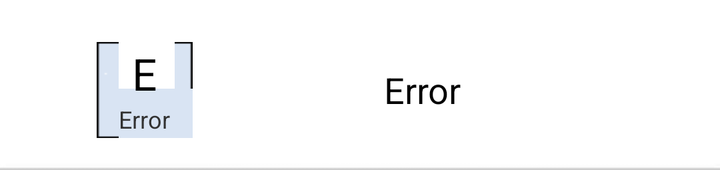
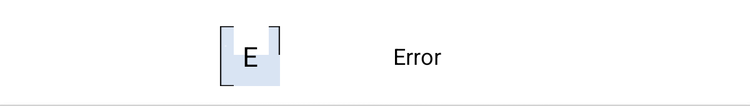

One screen, two layout resources from the same app: the default and the repository's alternative for another configuration. Each is rendered where Android would select it; the XML of both is given below.
<!-- AndroidManifest.xml: application theme android:Theme.Holo.Light -->
<!-- res/layout/fila_libro.xml -->
<?xml version="1.0" encoding="utf-8"?>
<TableRow xmlns:android="http://schemas.android.com/apk/res/android"
    android:id="@+id/tableRow_libro"
    android:layout_width="fill_parent"
    android:layout_height="80dp"
    android:layout_marginTop="5dp"
    android:gravity="center"
    android:clickable="true"
   	android:longClickable="true"
   	android:background="@drawable/activated_background_holo_light"  >

	<LinearLayout
                    android:layout_width="fill_parent"
                    android:layout_height="fill_parent"
                    android:gravity="center" >

		

		<LinearLayout
		    android:id="@+id/layout_dia"
		    android:layout_width="48dp"
		    android:layout_height="48dp"
		    android:background="@drawable/fondo_dia"
		    android:gravity="center"
		    android:layout_marginRight="15dp"
		    android:orientation="vertical" >
		    
		    
		    <ImageView
			    android:id="@+id/imageView_okey"
			    android:layout_width="wrap_content"
			    android:layout_height="wrap_content"
			    android:visibility="gone"
			    android:contentDescription="@string/imageView_okey"
			    android:src="@drawable/btn_okey" />
		    
		    <TextView
		    android:id="@+id/textView_dia"
		    android:layout_width="wrap_content"
		    android:layout_height="wrap_content"
		    android:gravity="center"
		    android:text="@string/cuadrado_error"
		    android:textAppearance="?android:attr/textAppearanceLarge" />
		    
		    <TextView
		    android:id="@+id/textView_mes"
		    android:layout_width="wrap_content"
		    android:layout_height="wrap_content"
		    android:gravity="center"
		    android:text="@string/error"
		    android:tag="mes"
		    android:textSize="12sp"/>
		    
		    
		    
		</LinearLayout>
   
            <LinearLayout
                android:layout_width="200dp"
                android:layout_height="wrap_content"
                android:gravity="center"
                android:layout_marginTop="10dp"
                android:layout_marginBottom="10dp"
                android:orientation="vertical"
                >
                
                <TextView
                android:id="@+id/textView_nombre"
                android:layout_width="wrap_content"
                android:layout_height="wrap_content"
                android:text="@string/error"
                android:textAppearance="?android:attr/textAppearanceMedium" />

                
               
                
            </LinearLayout>
     </LinearLayout>
</TableRow>
<!-- resources referenced by this layout -->
<resources>
  <!-- drawable activated_background_holo_light (drawable) -->
  <?xml version="1.0" encoding="utf-8"?>
  <selector xmlns:android="http://schemas.android.com/apk/res/android">
      <item android:state_pressed="true" android:drawable="@drawable/list_selector_pressed" />
      <item android:state_enabled="true" android:drawable="@drawable/list_section_divider_holo_light" />
  </selector>
  <!-- drawable fondo_dia: png bitmap (drawable, 262 bytes) -->
  <string name="cuadrado_error">E</string>
  <string name="error">Error</string>
  <string name="imageView_okey">Libro seleccionado</string>
  <!-- drawable list_selector_pressed: png bitmap (drawable, 218 bytes) -->
  <!-- drawable list_section_divider_holo_light: png bitmap (drawable, 224 bytes) -->
</resources>
<!-- res/layout-sw600dp/fila_libro.xml (the repository's variant of the layout above) -->
<!-- drawn on a 7-inch tablet held upright -->
<?xml version="1.0" encoding="utf-8"?>
<TableRow xmlns:android="http://schemas.android.com/apk/res/android"
    android:id="@+id/tableRow_libro"
    android:layout_width="fill_parent"
    android:layout_height="80dp"
    android:layout_marginTop="5dp"
    android:gravity="center"
    android:clickable="true"
   	android:longClickable="true"
   	android:background="@drawable/activated_background_holo_light"  >
   	
	<LinearLayout
                    android:layout_width="fill_parent"
                    android:layout_height="fill_parent"
                    android:layout_marginLeft="10dp"
                    android:gravity="center" >

		<TextView
		    android:id="@+id/textView_dia"
		    android:layout_width="48dp"
		    android:layout_height="48dp"
		    android:layout_marginRight="10dp"
		    android:background="@drawable/fondo_dia"
		    android:gravity="center"
		    android:text="@string/cuadrado_error"
		    android:textAppearance="?android:attr/textAppearanceLarge" />
   
            <LinearLayout
                android:layout_width="200dp"
                android:layout_height="wrap_content"
                android:gravity="center"
                android:layout_marginTop="10dp"
                android:layout_marginBottom="10dp"
                android:orientation="vertical"
                >
                
                <TextView
                android:id="@+id/textView_nombre"
                android:layout_width="wrap_content"
                android:layout_height="wrap_content"
                android:text="@string/error"
                android:textAppearance="?android:attr/textAppearanceMedium" />

                
               
                
            </LinearLayout>
     </LinearLayout>
</TableRow>
<!-- resources referenced by the variant -->
<!-- as a 7-inch tablet held upright resolves them -->
<resources>
  <!-- drawable activated_background_holo_light (drawable) -->
  <?xml version="1.0" encoding="utf-8"?>
  <selector xmlns:android="http://schemas.android.com/apk/res/android">
      <item android:state_pressed="true" android:drawable="@drawable/list_selector_pressed" />
      <item android:state_enabled="true" android:drawable="@drawable/list_section_divider_holo_light" />
  </selector>
  <!-- drawable fondo_dia: png bitmap (drawable, 262 bytes) -->
  <string name="cuadrado_error">E</string>
  <string name="error">Error</string>
  <!-- drawable list_selector_pressed: png bitmap (drawable, 218 bytes) -->
  <!-- drawable list_section_divider_holo_light: png bitmap (drawable, 224 bytes) -->
</resources>
